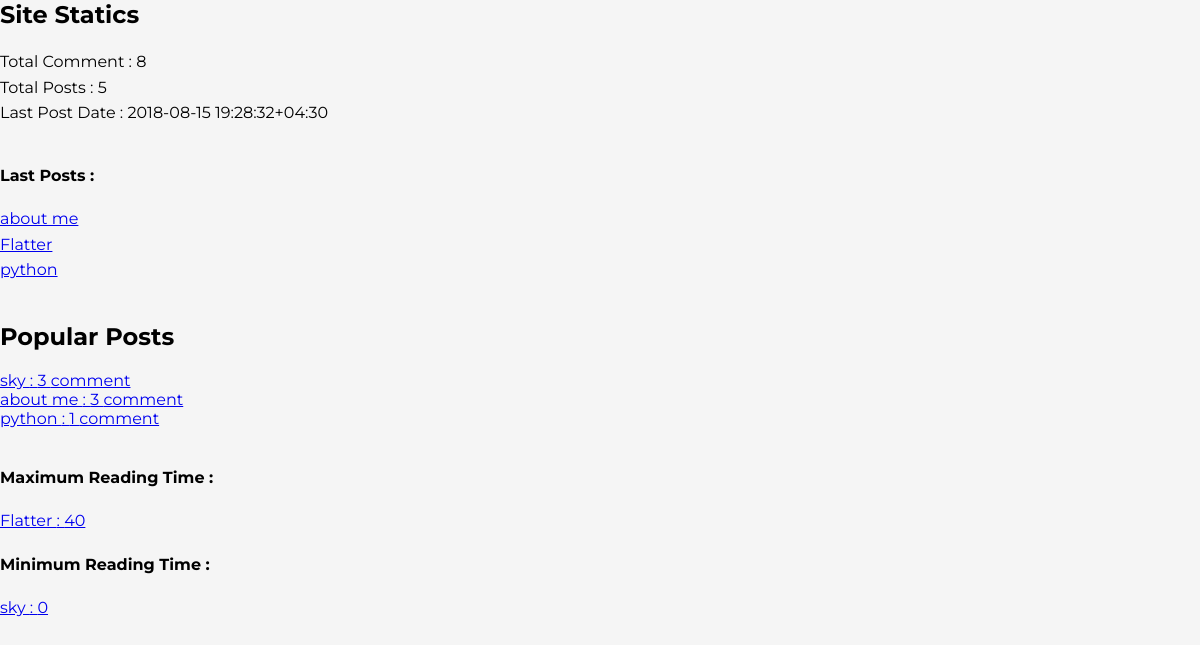
Screenshot of /blog/ with the database file from the repository.
### blog/models.py (models this page shows)
class Post(models.Model):
    class Status(models.TextChoices):
        DRAFT = 'DF' , 'Draft'
        PUBLISHED = 'PB' , 'Published'
        REJECTED = 'RJ' , 'Rejected'
    author = models.ForeignKey(User , on_delete=models.CASCADE , related_name='user_posts')
    title = models.CharField(max_length=250)
    description = models.TextField()
    slug = models.SlugField(max_length=250)
    publish = models.DateTimeField(default=timezone.now)
    created = models.DateTimeField(auto_now_add=True)
    updated = models.DateTimeField(auto_now=True)
    status = models.CharField(max_length=2 , choices=Status.choices, default=Status.DRAFT)
    reading_time = models.PositiveIntegerField()
    objects = models.Manager()
    published = PublishedManager()
    class Meta:
        ordering = ['-publish']
        indexes = [
            models.Index(fields=['-publish'])
        ]
    def __str__(self):
        return self.title
    def get_absolute_url(self):
        return reverse('blog:post_detail' , args=[self.id])

### blog/views.py (the view)
# urls.py: path('' , views.index , name = 'index'),
def index(request):
    return render(request, 'blog/index.html')

### blog/models.py (called while the page is built)
    def get_queryset(self):
        return super().get_queryset().filter(status = Post.Status.PUBLISHED)

### blog/templatetags/blog_tags.py (called while the page is built)
@register.simple_tag
def total_post ():
    return Post.published.count()

@register.simple_tag
def total_comment():
    return Comment.objects.filter(active=True).count()

@register.simple_tag
def last_post_date():
    return Post.published.last().publish

@register.inclusion_tag('partials/last_posts.html')
def last_posts(count=4):
    l_posts = Post.published.order_by('-publish')[:count]
    context = {
        'l_posts': l_posts
    }
    return context

@register.simple_tag
def popular_posts(count=4):
    return Post.published.annotate(comment_count=Count('comments')).order_by('-comment_count')[:count]

@register.simple_tag
def max_read_time() :
    return Post.published.order_by('-reading_time')[0]

@register.simple_tag
def min_read_time() :
    return Post.published.order_by('reading_time')[0]

### blog/templates/blog/index.html (shortened to what this page needs)
{% extends 'parent/base.html' %}
{% load blog_tags %}
{% block content %}
    <h2>Site Statics</h2>
    <p>Total Comment : {% total_comment %}</p>
    <p>Total Posts : {% total_post %}</p>
    <p>Last Post Date : {% last_post_date %}</p>
    <br>
    {% last_posts 3 %}
    <br>
    <h2>Popular Posts</h2>
    {% popular_posts 3 as pp %}
    {% for post in pp %}
        <a href="{{ post.get_absolute_url }}">{{ post.title }} : {{ post.comment_count }} comment</a>
    <br>
    {% endfor %}
    <br>
    <h4>Maximum Reading Time :</h4>
    <p>
        {% max_read_time as long_post %}
        <a href="{{ long_post.get_absolute_url }}">{{ long_post }} : {{ long_post.reading_time }}</a>
    </p>
    <h4>Minimum Reading Time :</h4>
    <p>
        {% min_read_time as short_post %}
        <a href="{{ short_post.get_absolute_url }}">{{ short_post }} : {{ short_post.reading_time }}</a>
    </p>
{% endblock %}

### blog/templates/partials/last_posts.html
<div>
    <h4>Last Posts :</h4>
    {% for post in l_posts %}
    <p><a href="{{ post.get_absolute_url }}">{{ post.title }}</a></p>
    {% endfor %}
</div>

### blog/static/css/base.css (style rules this page uses)
* { box-sizing: border-box; }
body { --h: 212deg; --l: 43%; --brandColor: hsl(var(--h), 71%, var(--l)); font-family: Montserrat, sans-serif; margin: 0; background-color: whitesmoke; }
p { margin: 0; line-height: 1.6; }

### rows the page displays
Post: publish "2018-08-15 19:28:32+04:30", title "sky", comment_count "3", reading_time "0"
Post: title "about me", comment_count "3"
Post: title "Flatter", reading_time "40"
Post: title "python", comment_count "1"
